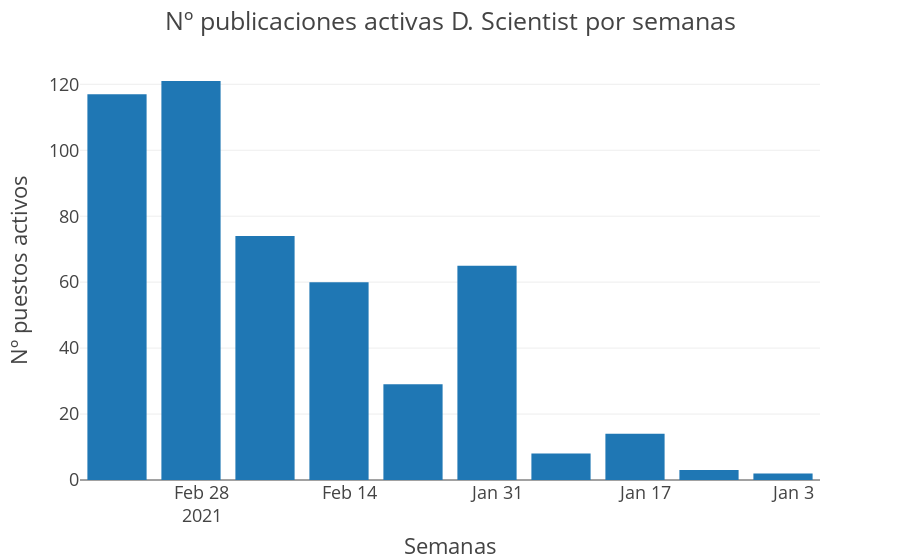

Here is the notebook cell this chart was saved with:
### Code cell
diasact_ds = df[df['Tipo puesto']=='Data Analyst']

diasact_ds = diasact_ds['Días activos'].copy()

lista_dias = ['segundo', 'segundos', 'minuto', 'minutos', 'hora', 'horas', 'día', 'días']

for i in lista_dias:
    diasact_ds[diasact_ds.str.contains(i)] = '03-08-21'
    
diasact_ds[diasact_ds.str.contains(' 1 semana')] = '03-01-21'
diasact_ds[diasact_ds.str.contains(' 2 semanas')] = '02-22-21'
diasact_ds[diasact_ds.str.contains(' 3 semanas')] = '02-15-21'
diasact_ds[diasact_ds.str.contains(' 4 semanas')] = '02-08-21'
diasact_ds[diasact_ds.str.contains(' 1 mes')] = '02-01-21'
diasact_ds[diasact_ds.str.contains(' 2 meses')] = '01-25-21'
diasact_ds[diasact_ds.str.contains(' 3 meses')] = '01-18-21'
diasact_ds[diasact_ds.str.contains(' 4 meses')] = '01-11-21'
diasact_ds[diasact_ds.str.contains(' 5 meses')] = '01-04-21'

diasact_ds = diasact_ds.value_counts()

diasact_ds.drop('no_data', inplace=True)

df_diasact_ds = pd.DataFrame(diasact_ds)

df_diasact_ds.reset_index(inplace=True)

df_diasact_ds.rename(columns={'index': 'Fechas'}, inplace = True)

df_diasact_ds['Fechas'] = pd.to_datetime(df_diasact_ds['Fechas'])

df_diasact_ds.sort_values('Fechas', ascending=True, inplace=True)

fig = px.bar(df_diasact_ds, x='Fechas', y='Días activos',
             template = "presentation",
            labels={'Fechas':'Semanas',
                    'Días activos':'Nº puestos activos'})

fig.update_traces(marker=dict(color='rgba(48,45,255)'))
fig.update_layout(title_text='Nº publicaciones activas D. Scientist por semanas')
fig['layout']['xaxis']['autorange'] = "reversed"
fig.show()

### Figure 1 — Plotly figure (JSON) as saved in the notebook; plotly's stock layout.template omitted (floating-point values rounded to 4 significant figures)
{"data": [{"alignmentgroup": "True", "hovertemplate": "Semanas=%{x}<br>Nº puestos activos=%{y}<extra></extra>", "legendgroup": "", "marker": {"color": "rgba(48,45,255)"}, "name": "", "offsetgroup": "", "orientation": "v", "showlegend": false, "textposition": "auto", "type": "bar", "x": ["2021-01-04T00:00:00", "2021-01-11T00:00:00", "2021-01-18T00:00:00", "2021-01-25T00:00:00", "2021-02-01T00:00:00", "2021-02-08T00:00:00", "2021-02-15T00:00:00", "2021-02-22T00:00:00", "2021-03-01T00:00:00", "2021-03-08T00:00:00"], "xaxis": "x", "y": [2, 3, 14, 8, 65, 29, 60, 74, 121, 117], "yaxis": "y"}], "layout": {"barmode": "relative", "legend": {"tracegroupgap": 0}, "margin": {"t": 60}, "title": {"text": "Nº publicaciones activas D. Scientist por semanas"}, "xaxis": {"anchor": "y", "autorange": "reversed", "domain": [0, 1], "title": {"text": "Semanas"}}, "yaxis": {"anchor": "x", "domain": [0, 1], "title": {"text": "Nº puestos activos"}}}}
